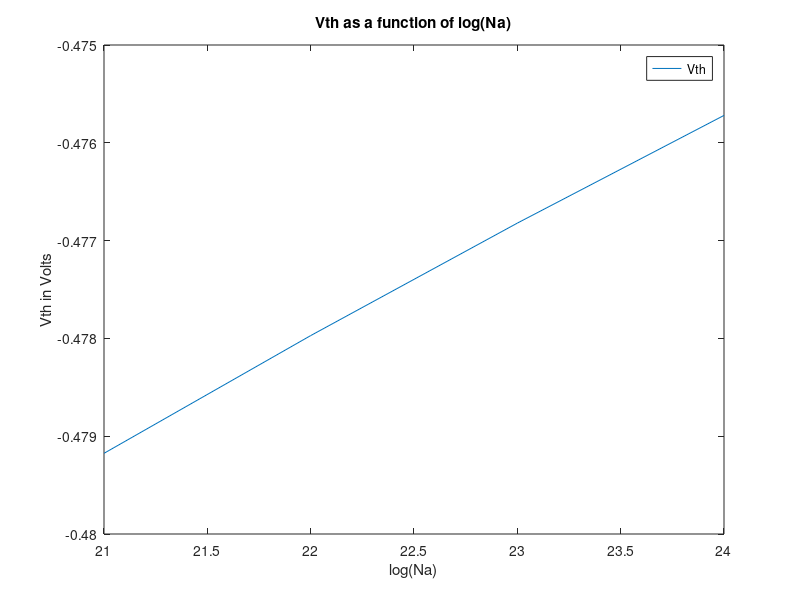

Reproduce this figure in MATLAB.
m = 9.1.*10.^(-31);
k = 1.38.*10.^(-23);
T = 300;
h = (6.62.*10.^(-34));
Eg = 1.868.*10.^(-19)-(7.578.*10.^(-23).*T.^2)./(636+T)
PhiM = 8.*10.^(-19);
Na = log10(10.^(21)):log10(10):log10(10.^(24));
e0 = 8.854.*10.^(-12);
Ks = 11.7;
x = 6.49.*10.^(-19);
q = 1.6.*10.^(-19);
tox = 1.*10.^(-9);
sNcNv = 2.*((2.*pi.*k.*T./(h.^2)).^1.5).*((1.1.*m.*.5.*m).^(3./4))
ni = sNcNv.*exp(-Eg/(2.*k.*T))
PhiF = (k.*T).*log(Na./ni)
PhiS = abs(x+(Eg./2)+PhiF)
Vth = (abs(PhiM-PhiS)./q)+2.*PhiF./q+sqrt(4.*q.*tox.*Na.*PhiF./(Ks.*e0));
plot(Na,Vth)
xlabel('log(Na)')
ylabel('Vth in Volts')
title('Vth as a function of log(Na)')
legend('Vth')
